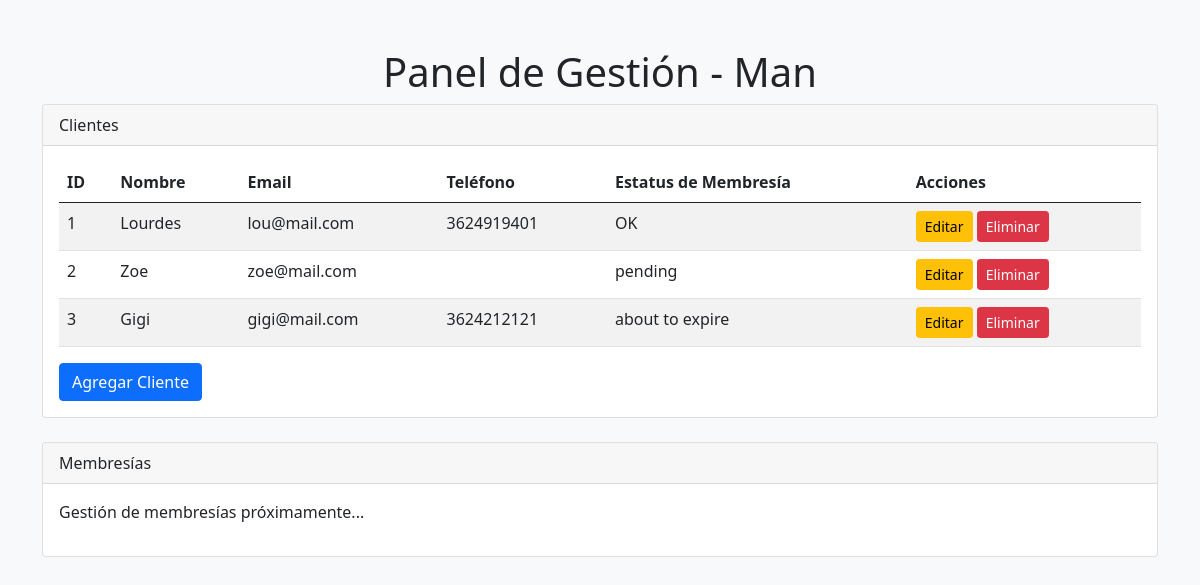
The page /manager_dashboard.php (signed in) on the database its author committed.
### tables this page shows
CREATE TABLE `clients` (
  `client_id` int(11) NOT NULL,
  `name` varchar(100) NOT NULL,
  `email` varchar(100) NOT NULL,
  `phone` varchar(20) DEFAULT NULL,
  `membership_status` enum('about to expire','pending','OK') DEFAULT 'pending',
  `registered_at` timestamp NOT NULL DEFAULT current_timestamp(),
  `manager_id` int(11) NOT NULL
);

### manager_dashboard.php (the view, shortened to what this page needs)
<?php
$host = 'localhost';
$db = 'u347774250_gym';
$user = 'root';
$password = '';
try {
    $pdo = new PDO("mysql:host=$host;dbname=$db;charset=utf8mb4", $user, $password);
    $pdo->setAttribute(PDO::ATTR_ERRMODE, PDO::ERRMODE_EXCEPTION);
    $stmt = $pdo->query("SELECT * FROM clients");
    $clients = $stmt->fetchAll(PDO::FETCH_ASSOC);
} catch (PDOException $e) {
    die("Error de conexión: " . $e->getMessage());
}
?>
<!DOCTYPE html>
<html lang="es">
<head>
    <link href="https://cdn.jsdelivr.net/npm/bootstrap@5.0.2/dist/css/bootstrap.min.css" rel="stylesheet">
</head>
<body class="bg-light">
    <div class="container mt-5">
        <h1 class="text-center">Panel de Gestión - <?php echo htmlspecialchars($_SESSION['username']); ?></h1>
        <div class="card mb-4">
            <div class="card-header">Clientes</div>
            <div class="card-body">
                <table class="table table-striped">
                    <thead>
                        <tr>
                            <th>ID</th>
                            <th>Nombre</th>
                            <th>Email</th>
                            <th>Teléfono</th>
                            <th>Estatus de Membresía</th>
                            <th>Acciones</th>
                        </tr>
                    </thead>
                    <tbody>
                        <?php foreach ($clients as $client): ?>
                            <tr>
                                <td><?php echo $client['client_id']; ?></td>
                                <td><?php echo htmlspecialchars($client['name']); ?></td>
                                <td><?php echo htmlspecialchars($client['email']); ?></td>
                                <td><?php echo htmlspecialchars($client['phone']); ?></td>
                                <td><?php echo htmlspecialchars($client['membership_status']); ?></td>
                                <td>
                                    <a href="edit_client.php?id=<?php echo $client['client_id']; ?>" class="btn btn-sm btn-warning">Editar</a>
                                    <a href="delete_client.php?id=<?php echo $client['client_id']; ?>" class="btn btn-sm btn-danger" onclick="return confirm('¿Estás seguro de eliminar este cliente?');">Eliminar</a>
                                </td>
                            </tr>
                        <?php endforeach; ?>
                    </tbody>
                </table>
                <a href="add_client.php" class="btn btn-primary">Agregar Cliente</a>
            </div>
        </div>
        <div class="card">
            <div class="card-header">Membresías</div>
            <div class="card-body">
                <p>Gestión de membresías próximamente...</p>
            </div>
        </div>
    </div>
</body>
</html>

### rows shown on the page
clients: client_id "1", name "Lourdes", email "lou@mail.com", phone "3624919401", membership_status "OK"
clients: client_id "2", name "Zoe", email "zoe@mail.com", membership_status "pending"
clients: client_id "3", name "Gigi", email "gigi@mail.com", phone "3624212121", membership_status "about to expire"

### other values the page prints
$_SESSION['username'] "Man"
